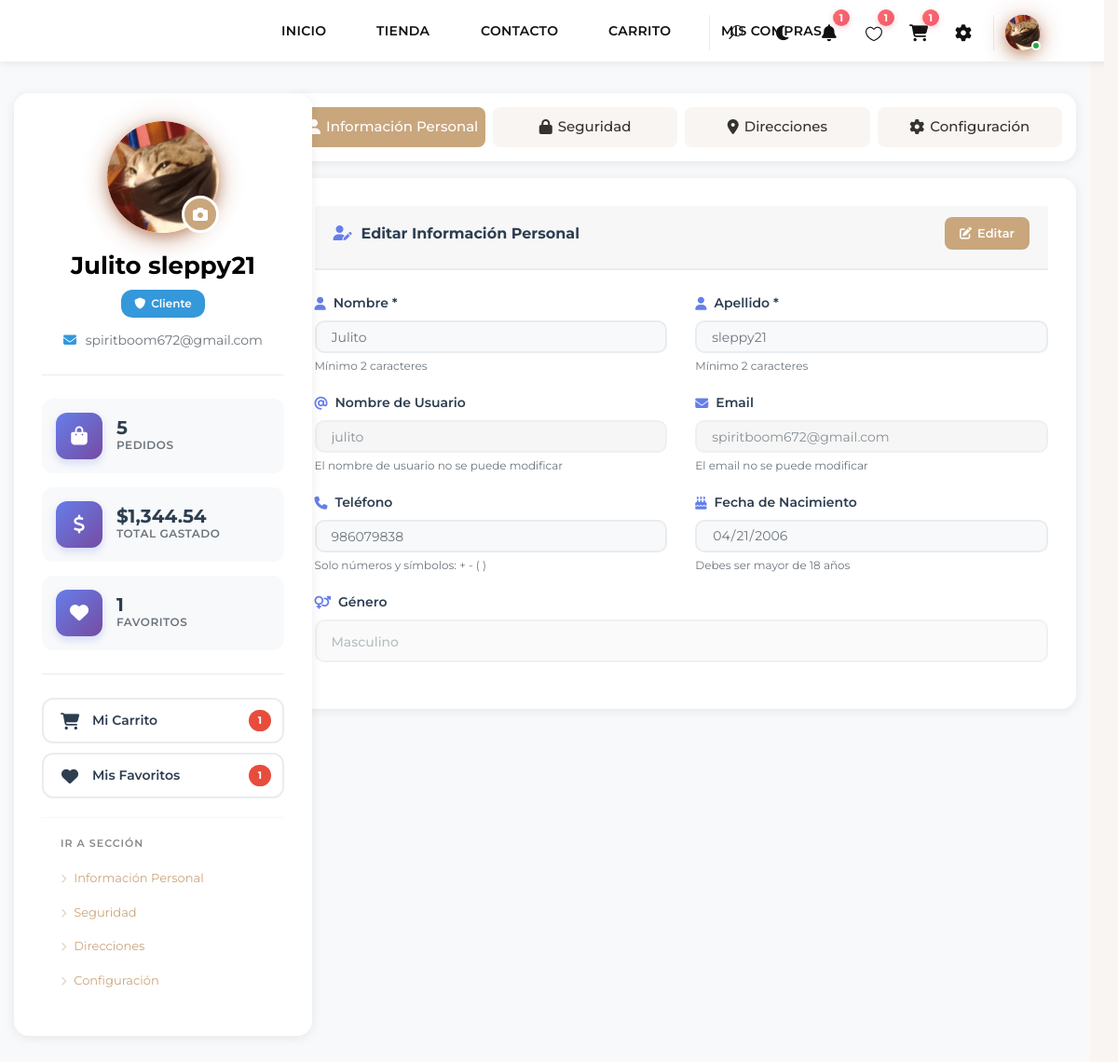
The app's page /profile.php (signed in) with its own data.
### tables this page shows
CREATE TABLE `usuario` (
  `id_usuario` int(11) NOT NULL,
  `username_usuario` varchar(50) NOT NULL,
  `password_usuario` varchar(255) NOT NULL,
  `email_usuario` varchar(100) NOT NULL,
  `nombre_usuario` varchar(100) NOT NULL,
  `apellido_usuario` varchar(100) NOT NULL,
  `telefono_usuario` varchar(20) DEFAULT NULL,
  `fecha_nacimiento` date DEFAULT NULL,
  `genero_usuario` enum('M','F','Otro') DEFAULT 'Otro',
  `avatar_usuario` varchar(255) DEFAULT 'public/assets/img/profiles/default-avatar.png',
  `fecha_registro` timestamp NOT NULL DEFAULT current_timestamp(),
  `ultimo_acceso` timestamp NULL DEFAULT NULL,
  `status_usuario` tinyint(1) DEFAULT 1,
  `verificado_usuario` tinyint(1) DEFAULT 0,
  `rol_usuario` enum('cliente','admin','vendedor') DEFAULT 'cliente',
  `estado_usuario` enum('activo','inactivo') NOT NULL DEFAULT 'activo'
);

### profile.php (the view, shortened to what the rows shown need)
<?php
require_once 'config/conexion.php';
$usuario_logueado = null;
if (isset($_SESSION['user_id'])) {
    try {
        $usuario_resultado = executeQuery("SELECT * FROM usuario WHERE id_usuario = ? AND status_usuario = 1", [$_SESSION['user_id']]);
        $usuario_logueado = $usuario_resultado && !empty($usuario_resultado) ? $usuario_resultado[0] : null;
    } catch(Exception $e) {
        error_log("Error al obtener usuario: " . $e->getMessage());
        session_destroy();
        header('Location: login.php');
        exit;
    }
} else {
    header('Location: login.php?redirect=profile.php');
    exit;
}
$rol_color = '#3498db';
$seccion_activa = isset($_GET['seccion']) ? $_GET['seccion'] : 'personal-info';
?>
<!DOCTYPE html>
<html lang="es">
<head>
    <link rel="stylesheet" href="public/assets/css/bootstrap.min.css" type="text/css">
    <link rel="stylesheet" href="public/assets/css/font-awesome.min.css" type="text/css">
    <link rel="stylesheet" href="https://cdnjs.cloudflare.com/ajax/libs/font-awesome/6.4.0/css/all.min.css">
    <link rel="stylesheet" href="public/assets/css/elegant-icons.css" type="text/css">
    <link rel="stylesheet" href="public/assets/css/jquery-ui.min.css" type="text/css">
    <link rel="stylesheet" href="public/assets/css/slicknav.min.css" type="text/css">
    <link rel="stylesheet" href="public/assets/css/style.css" type="text/css">
    <link rel="stylesheet" href="public/assets/css/header-standard.css?v=5.0" type="text/css">
    <?php include 'includes/modern-libraries.php'; ?>
    <link rel="stylesheet" href="public/assets/css/user-account-modal.css?v=2.0" type="text/css">
    <link rel="stylesheet" href="public/assets/css/favorites-modal.css?v=2.0" type="text/css">
    <link rel="stylesheet" href="public/assets/css/dark-mode.css?v=2.0" type="text/css">
    <link rel="stylesheet" href="public/assets/css/fix-white-bar.css?v=1.0" type="text/css">
    <link rel="stylesheet" href="public/assets/css/global-responsive.css?v=2.0" type="text/css">
    <link rel="stylesheet" href="public/assets/css/avatar-flight-animation.css?v=2.0" type="text/css">
    <link rel="stylesheet" href="public/assets/css/modals-animations.css?v=2.0">
    <link rel="stylesheet" href="public/assets/css/notifications-modal.css?v=2.0">
    <link rel="stylesheet" href="public/assets/css/profile.css?v=2.0" type="text/css">
    <link rel="stylesheet" href="https://cdnjs.cloudflare.com/ajax/libs/croppie/2.6.5/croppie.min.css">
    <link rel="stylesheet" href="public/assets/css/avatar-crop-modal.css?v=2.0" type="text/css">
    <link rel="stylesheet" href="public/assets/css/shop/shop-header-fix.css?v=2.0">
</head>
<body>
    <?php include 'includes/header-section.php'; ?>
    <section class="profile-section">
        <div class="container" style="max-width: 1400px;">
            <div class="row g-4">
                <div class="col-lg-4 col-xl-3 mb-4">
                    <div class="profile-sidebar">
                        <div class="profile-avatar-section">
                            <div class="avatar-wrapper" id="avatar-upload-area" style="cursor: pointer;">
                                <?php
                                $avatar_path = 'public/assets/img/profiles/default-avatar.png';
                                if (!empty($usuario_logueado['avatar_usuario'])) {
                                    if (strpos($usuario_logueado['avatar_usuario'], 'public/assets/img/profiles/') !== false) {
                                        $avatar_path = $usuario_logueado['avatar_usuario'];
                                    }
                                    elseif ($usuario_logueado['avatar_usuario'] !== 'default-avatar.png') {
                                        $avatar_path = 'public/assets/img/profiles/' . $usuario_logueado['avatar_usuario'];
                                    }
                                }
                                ?>
                                <div class="profile-avatar">
                                    <img src="<?php echo $avatar_path; ?>" alt="Avatar" class="avatar-image">
                                </div>
                                <button type="button" class="btn-change-avatar" title="Cambiar foto">
                                </button>
                            </div>
                            <h3 class="profile-name">
                                <?php echo htmlspecialchars($usuario_logueado['nombre_usuario'] . ' ' . $usuario_logueado['apellido_usuario']); ?>
                            </h3>
                            <span class="profile-role-badge" style="background: <?php echo $rol_color; ?>">
                                <i class="fa fa-shield"></i> <?php echo $rol_texto; ?>
                            </span>
                            <p class="profile-email">
                                <i class="fa fa-envelope"></i>
                                <?php echo htmlspecialchars($usuario_logueado['email_usuario']); ?>
                            </p>
                        </div>
                    </div>
                </div>
                <div class="col-lg-8 col-xl-9">
                    <div class="tab-content <?php echo $seccion_activa === 'personal-info' ? 'active' : ''; ?>" id="personal-info">
                        <div class="profile-card">
                            <form id="form-personal-info" class="profile-form">
                                <div class="row">
                                    <div class="col-md-6">
                                        <div class="form-group">
                                            <label><i class="fa fa-user"></i> Nombre *</label>
                                            <input type="text" class="form-control" name="nombre"
                                                   value="<?php echo htmlspecialchars($usuario_logueado['nombre_usuario']); ?>"
                                                   required minlength="2" maxlength="50" disabled>
                                            <small class="form-text text-muted">Mínimo 2 caracteres</small>
                                        </div>
                                    </div>
                                    <div class="col-md-6">
                                        <div class="form-group">
                                            <label><i class="fa fa-user"></i> Apellido *</label>
                                            <input type="text" class="form-control" name="apellido"
                                                   value="<?php echo htmlspecialchars($usuario_logueado['apellido_usuario']); ?>"
                                                   required minlength="2" maxlength="50" disabled>
                                            <small class="form-text text-muted">Mínimo 2 caracteres</small>
                                        </div>
                                    </div>
                                </div>
                                <div class="row">
                                    <div class="col-md-6">
                                        <div class="form-group">
                                            <label><i class="fa fa-at"></i> Nombre de Usuario</label>
                                            <input type="text" class="form-control" name="username"
                                                   value="<?php echo htmlspecialchars($usuario_logueado['username_usuario']); ?>"
                                                   disabled readonly>
                                            <small class="form-text text-muted">El nombre de usuario no se puede modificar</small>
                                        </div>
                                    </div>
                                    <div class="col-md-6">
                                        <div class="form-group">
                                            <label><i class="fa fa-envelope"></i> Email</label>
                                            <input type="email" class="form-control" name="email"
                                                   value="<?php echo htmlspecialchars($usuario_logueado['email_usuario']); ?>"
                                                   disabled readonly>
                                            <small class="form-text text-muted">El email no se puede modificar</small>
                                        </div>
                                    </div>
                                </div>
                                <div class="row">
                                    <div class="col-md-6">
                                        <div class="form-group">
                                            <label><i class="fa fa-phone"></i> Teléfono</label>
                                            <input type="tel" class="form-control" name="telefono"
                                                   value="<?php echo htmlspecialchars($usuario_logueado['telefono_usuario'] ?? ''); ?>"
                                                   pattern="[0-9+\-\s\(\)]+" maxlength="15"
                                                   placeholder="999 999 999" disabled>
                                            <small class="form-text text-muted">Solo números y símbolos: + - ( )</small>
                                        </div>
                                    </div>
                                    <div class="col-md-6">
                                        <div class="form-group">
                                            <label><i class="fa fa-birthday-cake"></i> Fecha de Nacimiento</label>
                                            <input type="date" class="form-control" name="fecha_nacimiento"
                                                   value="<?php echo $usuario_logueado['fecha_nacimiento'] ?? ''; ?>"
                                                   max="<?php echo date('Y-m-d', strtotime('-18 years')); ?>" disabled>
                                            <small class="form-text text-muted">Debes ser mayor de 18 años</small>
                                        </div>
                                    </div>
                                </div>
                                <div class="form-group">
                                    <label><i class="fa fa-venus-mars"></i> Género</label>
                                    <select class="form-control" name="genero" disabled>
                                        <option value="M" <?php echo ($usuario_logueado['genero_usuario'] ?? '') == 'M' ? 'selected' : ''; ?>>Masculino</option>
                                    </select>
                                </div>
                            </form>
                        </div>
                    </div>
            </div>
        </div>
    </section>
</body>
</html>

### includes/header-section.php (shortened to what the rows shown need)
<!DOCTYPE html>
<html lang="en">
<head>
    <link rel="stylesheet" href="public/assets/css/style.css">
    <link rel="stylesheet" href="public/assets/css/modals-animations.css">
    <link rel="stylesheet" href="public/assets/css/header-responsive.css">
    <link rel="stylesheet" href="public/assets/css/header-bootstrap-layout.css">
    <link rel="stylesheet" href="public/assets/css/badges-override.css">
    <link rel="stylesheet" href="public/assets/css/global-search-modal.css?v=<?php echo time(); ?>">
    <link rel="stylesheet" href="public/assets/css/header-mobile.css?v=<?php echo time(); ?>">
    <link rel="stylesheet" href="public/assets/css/offcanvas-mobile.css?v=<?php echo time(); ?>">
</head>
<body>
</body>
</html>
<header class="header">
    <div class="container-fluid px-3">
        <div class="row align-items-center g-2 justify-content-between">
            <div class="col-auto order-2 order-lg-3" style="min-width: 200px;">
                <div class="header__right">
                    <ul class="header__right__widget d-flex align-items-center justify-content-end m-0 p-0 list-unstyled">
                        <?php if(isset($usuario_logueado) && $usuario_logueado): ?>
                        <li class="user-avatar-btn-container">
                            <a href="#" id="user-account-link" class="header-avatar-link" title="Mi cuenta">
                                <?php
                                $header_avatar_path = 'public/assets/img/profiles/default-avatar.png';
                                if (!empty($usuario_logueado['avatar_usuario'])) {
                                    if (strpos($usuario_logueado['avatar_usuario'], 'public/assets/img/profiles/') !== false) {
                                        $header_avatar_path = $usuario_logueado['avatar_usuario'];
                                    } elseif ($usuario_logueado['avatar_usuario'] !== 'default-avatar.png') {
                                        $header_avatar_path = 'public/assets/img/profiles/' . $usuario_logueado['avatar_usuario'];
                                    }
                                }
                                $tiene_avatar_custom = !empty($usuario_logueado['avatar_usuario']) &&
                                                      $usuario_logueado['avatar_usuario'] !== 'default-avatar.png' &&
                                                      file_exists($header_avatar_path);
                                ?>
                                <div class="header-user-avatar">
                                    <?php if($tiene_avatar_custom): ?>
                                        <img src="<?php echo $header_avatar_path; ?>"
                                             alt="Avatar"
                                             class="avatar-image"
                                             style="width: 38px !important; height: 38px !important; border-radius: 50% !important; object-fit: cover !important; object-position: center !important; display: block !important;">
                                    <?php else: ?>
                                        <div class="avatar-initial">
                                            <?php echo strtoupper(substr($usuario_logueado['nombre_usuario'], 0, 1)); ?>
                                        </div>
                                    <?php endif; ?>
                                    <div class="avatar-status-dot"></div>
                                </div>
                            </a>
                        </li>
                        <?php else: ?>
                        <li><a href="login.php" title="Favoritos"><span class="icon_heart_alt"></span></a></li>
                        <li><a href="cart.php" title="Carrito"><span class="icon_bag_alt"></span></a></li>
                        <li><a href="login.php" class="btn-login-header">Iniciar Sesión</a></li>
                        <?php endif; ?>
                    </ul>
                </div>
            </div>
        </div>
    </div>
</header>
<?php
include __DIR__ . '/user-account-modal.php';
?>

### records on screen
usuario: avatar_usuario (picture), nombre_usuario+apellido_usuario "Julito sleppy21", email_usuario "spiritboom672@gmail.com", nombre "Julito", apellido "sleppy21", username "julito", email "spiritboom672@gmail.com", telefono "986079838", fecha_nacimiento "04/21/2006", genero "Masculino"

### other values on screen
$notifications_count "1"
$favorites_count "1"
$cart_count "1"
$rol_texto "Cliente"
$total_ordenes "5"
$total_gastado "1,344.54"
